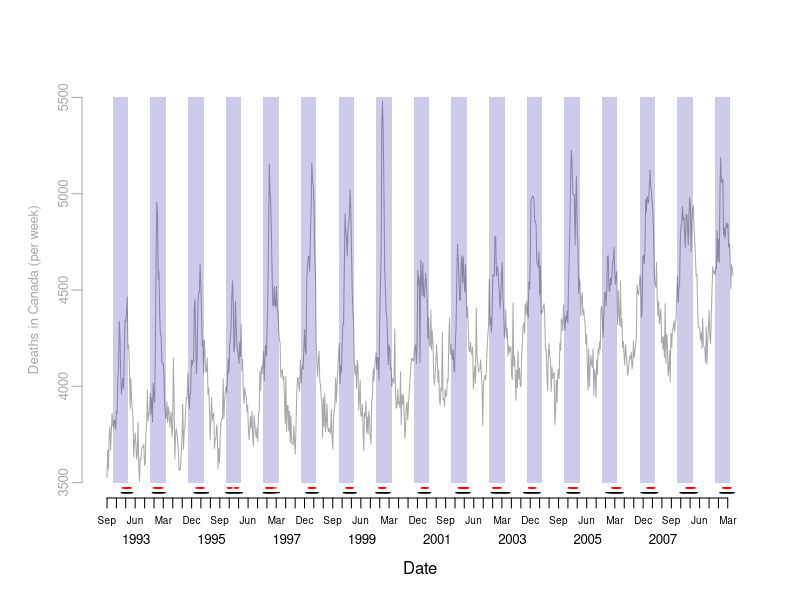

Generate this figure with R: (Note: this script raises an error after producing the figure.)
## ------------- Module 1 Example Code -------------

## ------------- Load Data -------------

# Read data files as downloaded from Fluview, with minor cleaning
death = read.csv("data/Table_S1_clean.csv")

# Cast columns to correct data types
death$DEATHDT = as.Date(death$DEATHDT)
death$MONTH = as.factor(death$MONTH)


## ------------- Plot Deaths and Seasons -------------
# Create date sequences for labelling plots
months = seq(from=head(death$DEATHDT,1), to=tail(death$DEATHDT,1), by="months")
quarters = seq(from=head(death$DEATHDT,1), to=tail(death$DEATHDT,1), by="quarters")
years = seq(from=as.Date("1993-06-15"), to=as.Date("2008-06-15"), by="years")
seasons = seq(1993,2009)

# Plot observed counts
## draw a plot with two Date axes, one with quarters, and one with years
plot(death$DEATHDT, death$COUNT, type='n', bty='n', xaxt='n', yaxt='n', xlab = "Date", ylab='', ylim=c(3500,5500), xlim=c(head(death$DEATHDT,1), tail(death$DEATHDT,1)))
axis.Date(1, at=quarters, format="%b", cex.axis=0.6, mgp=c(3,0.5,0))
axis.Date(1, at=years, format="%Y", tick=FALSE, cex.axis=0.8, mgp=c(5,1.5,0))

# Create axis and add data for all-cause mortality
death.col = "dark gray"
axis(2, at = seq(3500,5500,500), col=death.col, col.axis=death.col, mgp=c(2,0.5,0), cex.axis=0.8)
mtext("Deaths in Canada (per week)", side=2, line=2, at=4500, col=death.col, cex=0.8)
lines(death$DEATHDT, death$COUNT, type='l', col=death.col)

# Add periseason boundaries (Nov to Apr) to plot
nov = seq(from=as.Date("1992-11-01"), to=as.Date("2008-11-01"), by="years")
apr = seq(from=as.Date("1993-04-01"), to=as.Date("2009-04-01"), by="years")
y.pts = rep(c(3500,5500,5500,3500), length(nov))
x.pts = NULL
for (month in 1:length(nov)){
	x.pts = c(x.pts, c(nov[month], nov[month], apr[month], apr[month]))
} # for
polygon(x.pts, y.pts, density=NULL, col="#00009933", border=NA)

# Identify influenza A season boundaries using calendar and WHO reporting data
season.n = NULL # Neuzil
season.i = NULL # Izurieta
for (season in seasons) {
	n.tests = sum(death$FLUA[death$YRSEAS==season])
	season.n = c(season.n, death$FLUA[death$YRSEAS==season] > n.tests*0.01)
	season.i = c(season.i, death$FLUA[death$YRSEAS==season] > n.tests*0.05)
} # for

# Plot season using neuzil and izurieta
periseason = c("Nov","Dec","Jan","Feb","Mar","Apr")
death$peri = is.element(format(death$DEATHDT, format="%b"), periseason)
death$neuzil = season.n
death$izurieta = season.i
# Modify outlier that is not connected to season
death$neuzil[death$WEEK==206] = FALSE

# Add seasonal boundaries to plot
points(death$DEATHDT, (death$neuzil*3500-50), pch="-", cex=1)
points(death$DEATHDT, (death$izurieta*3500-25), pch="-", cex=1, col='red')


## ------------- Periseason -------------
# Calculate excess mortality using periseason approaches
weeks.p = sum(death$peri==TRUE & death$neuzil==FALSE & death$izurieta==FALSE)
count.p = sum(death$COUNT[(death$peri==TRUE & death$neuzil==FALSE & death$izurieta==FALSE)])

weeks.n = sum(death$peri==TRUE & death$neuzil==TRUE)
count.n = sum(death$COUNT[(death$peri==TRUE & death$neuzil==TRUE)])

weeks.i = sum(death$peri==TRUE & death$izurieta==TRUE)
count.i = sum(death$COUNT[(death$peri==TRUE & death$izurieta==TRUE)])

# Rate difference (deaths / week)
rd.n = count.n / weeks.n - count.p / weeks.p
rd.i = count.i / weeks.i - count.p / weeks.p

excess = data.frame(season=seasons, n.total=rep(NA,length(seasons)), n.weeks=rep(NA,length(seasons)), i.total=rep(NA,length(seasons)), i.weeks=rep(NA,length(seasons)))
for (season in seasons) {
	excess$n.weeks[excess$season==season] = nrow(death[death$peri==TRUE & death$neuzil==TRUE & death$YRSEAS==season,])
	excess$n.total[excess$season==season] = sum(rd.n * excess$n.weeks[excess$season==season])
	excess$i.weeks[excess$season==season] = nrow(death[death$peri==TRUE & death$izurieta==TRUE & death$YRSEAS==season,])
	excess$i.total[excess$season==season] = sum(rd.i * excess$i.weeks[excess$season==season])
} # for - seasons


## ------------- Serfling -------------
# Define variables

# Censor data during circulating influenza periods for fitting model

# Create data frame without outcome for prediction of censored weeks

# Fit the model

# Predict deaths for censored days (and obtain model fit for other days)

# Plot fit and predicted values
points(death$DEATHDT[death$neuzil==TRUE & death$peri==TRUE], serfling.predict[death$neuzil==TRUE & death$peri==TRUE], pch=1, cex=0.4, col="light blue")
points(death$DEATHDT[(death$neuzil==FALSE | death$peri==FALSE)], serfling.predict[(death$neuzil==FALSE | death$peri==FALSE)], pch=16, cex=0.4, col="dark blue")

# Determine excess deaths per season using Serfling model. Consider excess over all days in the season and only days the observed count is above the predicted.


## ------------- Poisson -------------
# Define data structures

# Fit the model

# Predict deaths for all days with and without influenza A circulating

# Determine excess deaths per season using Poisson model. 


## ------------- Plot Excess Deaths by Method -------------
# Create boxplot of excess deaths by method, with seasons as observations
# Load a graphics library
require(lattice)

# Prepare the data structure
excess.total = excess[,c("season","n.total","i.total","s.pos.total","p.pos.total")]
methods=c("neuzil","izurieta","serfling","poisson")
methods.vector = c(rep(methods[1],length(seasons)), rep(methods[2],length(seasons)), rep(methods[3],length(seasons)), rep(methods[4],length(seasons)))
excess.long = data.frame(season=rep(seasons,4), method=methods.vector, deaths=rep(NA,length(seasons)*4))
for (season in seasons) {
	for (method in methods) {
		excess.long$deaths[excess.long$season==season & excess.long$method==method] = excess.total[excess.total==season, (which(methods==method)+1)]
	} # for - methods
} # for - seasons

# Draw the plot
bwplot(deaths ~ method, data=excess.long, horizontal=FALSE)

